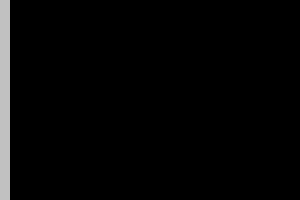
Frame 1 (no input)
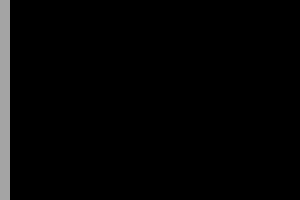
Frame 60 (the mouse pressed at the canvas centre just before this capture)
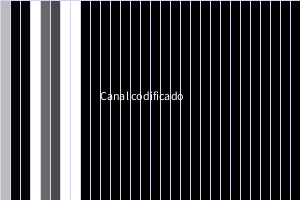
Frame 120 (the mouse held since frame 60 and released just before this capture)

The Processing sketch that drew these frames (run headless with seeded random() and noise(); from frame 60 on, the mouse is pressed at the canvas centre):

// Processing sketch: processing_80121
// ── processing_80121.pde

//Autor:Manel Lopez 1DAm BucleWHILE
//Fondo
void setup(){
  size(300,200);
  noStroke();
}
//Interaccion
void draw(){
  background(255);
  int i=0;
  while(i<=300){
    fill(0);
    rect(i,0,10,250);
    fill(random(300));
    rect(mouseX-i,0,10,200);
  i=i+10;
  }
  //Condicion de hacer click
  if (mousePressed){
  
  stroke(int(random(250)),int(random(250)), int(random(250)) );
  

   fill(255);
//Imprimir por pantalla Canal codificado
   text ("Canal codificado",100,100);
   
  

  


 

    }

}
